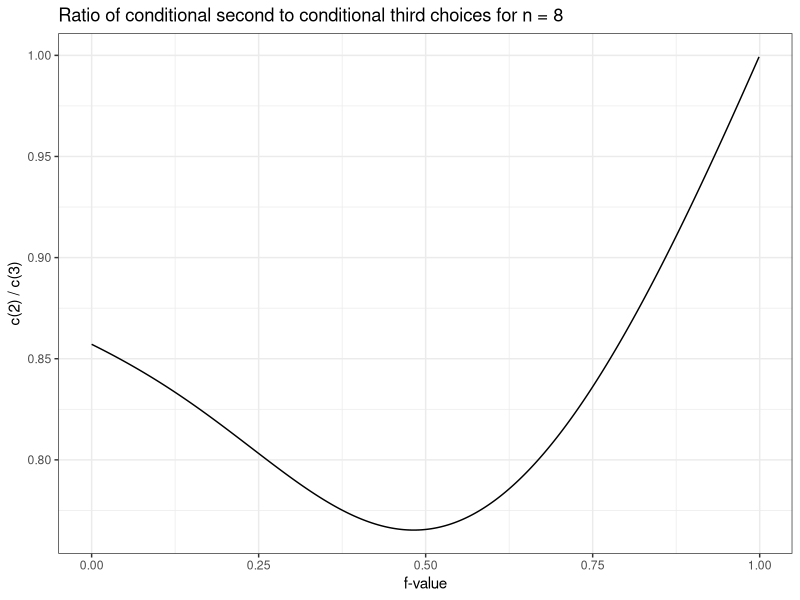
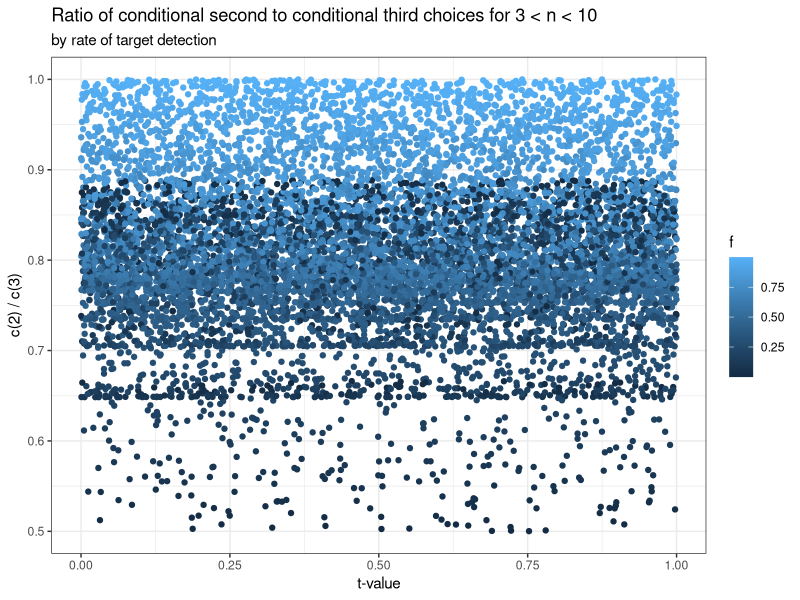
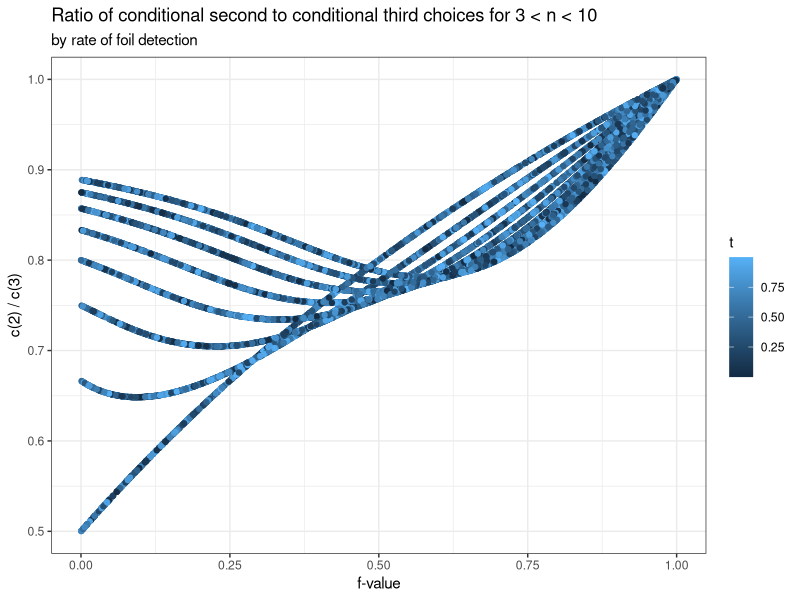

These charts were generated, in order, by the following R code:
## ---- chunk 1
knitr::opts_chunk$set(echo = TRUE)
## ---- chunk 2
library(ggplot2)
x <- vector()
## ---- chunk 3
b <- function(r, n, f){
  for (i in r:n)
    x[i] <- choose(n-1, i-1)*(1-f)^(i-1)*f^(n-i)/i
  return(sum(x, na.rm = TRUE))
}

p <- function(t,n, f){
  for (i in 1:n)
    x[i] <- b(i, n, f)
  return(x)
}
## ---- chunk 4
qr <- function(t,n,f){
  x[1] <- t + (1-t)*(b(1, n, f))
  for (i in 2:n){
    x[i] <- b(i, n, f)*(1-t)
  }
      return(x)
}


## ---- chunk 5

c2c3ratio <- function(t,n, f){
  x <- qr(t,n,f)
  x[n+1] <- (x[2]/(1-x[1]))/(x[3]/(1-x[1]-x[2]))
  return(x[n+1])
}

## ---- chunk 6
#Set the value of n
n <- 8
# Create a vector of values of f and d'
s <- seq(0,.99999, by=.001) 

# The function calculating c(2)/c(3) for each value in vector s
RatioWPM <- function(n){
  for (i in 1:length(s)) 
    x[i] <- c2c3ratio(0,n,s[i])
  return(x)
}

# Create a vector of c(2)/c(3) ratios for all values of f where n = n
WPM <- RatioWPM(n)
WPM <- as.data.frame(WPM)
WPM$f <- s

# Draw the function for n = n
plot = ggplot() + 
  geom_line(data=WPM, aes(x=s,y=WPM))+
  labs(title="Ratio of conditional second to conditional third choices for n = 8", 
       x="f-value", 
       y="c(2) / c(3)"
       ) +
  theme_bw()
plot
## ---- chunk 7
minimum <- optimise(f=c2c3ratio, c(0,1), maximum = FALSE, n=n, t=0)
## ---- chunk 8
# Set number of interations required
h <- 10000

# Create vectors of uniformly random values for each variable
foil <- runif(h)
lineup_size <- floor(runif(h, min = 3, max = 11))
target <- runif(h, min =0, max = 1)

# Create an empty vector for the Monte Carlo generated numbers
MC <- vector()

# Run the Monte Carlo simulation

 for (i in 1:length(lineup_size)) {
    MC[i] <- c2c3ratio(target[i],lineup_size[i],foil[i])
}

# Build data frame of simulaiton values for ggplot
MC <- as.data.frame(MC)
MC$n <- lineup_size
MC$f <- foil
MC$t <- target

# Plot simulation values by values of t
ggplot(MC,aes(x=t, y=MC))+
  geom_point(aes(color=f))+
  labs(title="Ratio of conditional second to conditional third choices for 3 < n < 10", 
       subtitle = "by rate of target detection",
       x="t-value", 
       y="c(2) / c(3)"
       ) +
  theme_bw()

# Plot simulation values by values of f
ggplot(MC,aes(x=f, y=MC))+
  geom_point(aes(color=t))+
  labs(title="Ratio of conditional second to conditional third choices for 3 < n < 10", 
        subtitle = "by rate of foil detection",
       x="f-value", 
       y="c(2) / c(3)"
       ) +
  theme_bw()

